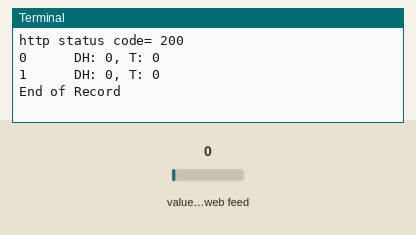
This program was run on a simulated Raspberry Pi (BCM pin numbers). Parts: the last lines printed to the terminal. Inputs (shaded band) come from the test bench; at power-on: value of the web feed 0. Files the program writes start out absent; requests to the public web service named in the program get a made-up reply in its usual format after 0.4 s (London, UTC, broken clouds, 64 % humidity, 1013 hPa unless stated).

Above: at 1.2 s.
1.3 s: value of the web feed set to 2
At 11.6 s:
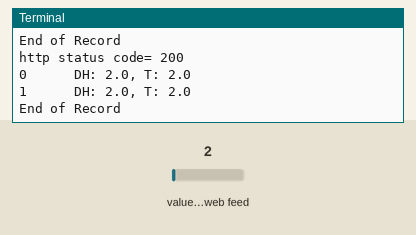
11.9 s: value of the web feed set to 25
At 21.9 s:
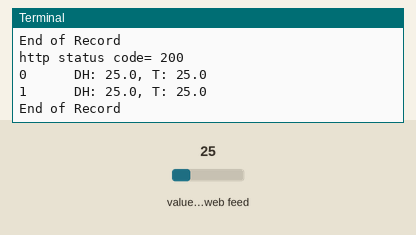
Timing chart, 0 to 23.4 s (numbered marks = the images above; inputs shaded):
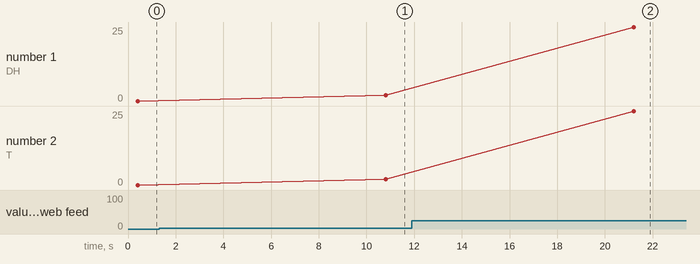

Measured:
- after the input at 1.3 s, the terminal: prints a new line after 9.5 s (image 1)
- after the input at 11.9 s, the terminal: prints a new line after 9.3 s (image 2)
- plotted number 1: 0 → 2 after the input at 1.3 s, 2 → 25 after the input at 11.9 s
- plotted number 2: 0 → 2 after the input at 1.3 s, 2 → 25 after the input at 11.9 s

The program:

dht11_get.py
```python
#!/usr/bin/python

import sys
import urllib2
import RPi.GPIO as GPIO
from time import sleep
from random import randint as ri
import Adafruit_DHT
import json
#import math

READ_API_KRY = "XIJWWMVIG7IBQE8H"
CHANNEL_ID = "178333"

# main() function
def main():
  f = open('db_file', 'w+')
  while True:
    try:
      conn = urllib2.urlopen( "http://api.thingspeak.com/channels/%s/feed.json?api_key=%s"
                           % (CHANNEL_ID, READ_API_KRY))
      response = conn.read()
      print "http status code= %s" % (conn.getcode())
      data = json.loads(response)
      #print data
      for idx, feed in enumerate(data['feeds']):
        print str(idx) + "      DH: " + feed['field1'] + ", T: " + feed['field2']
      print "End of Record"
      f.write(str(data))

      conn.close()
      sleep(10)
    except:
      f.close()
      print "\nExiting"
      break

#call main
if __name__ == '__main__':
  main()
```
